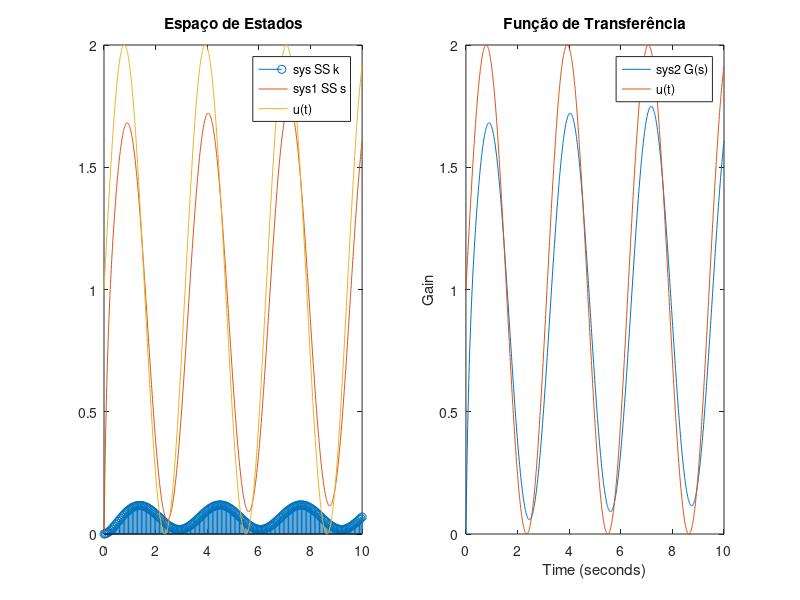

MATLAB code to generate this figure: (Note: this script raises an error after producing the figure.)
% parte 2, trab cdsd
close all
clc
clear

w = 0.9982;
Tau_alpha = 8.1053;
Tsampling = Tau_alpha/10;
z = 4.8715;
sin_freq = 2;

dK = 0.05;
ksimtime = 10;
k = 0:dK:ksimtime;

dT = 0.01;
tsimtime = 10;
t = 0:dT:tsimtime;

s=tf('s');
num = [w^2*Tau_alpha w^2];
den = [1, 2*z*w, w^2];

uk_impulse = [ones(2,1) zeros(2, length(k)-1)];
stepAmplitude = 1;
uk_step = stepAmplitude .* ones(2,length(k));
uk_ramp = repmat(linspace(0,stepAmplitude*10,length(k)), 2, 1);
uk_sin = repmat(stepAmplitude + stepAmplitude * sin(k*sin_freq),2,1);

ut_impulse = [ones(1,1) zeros(1, length(t)-1)];
ut_step = stepAmplitude .* ones(1,length(t));
ut_ramp = linspace(0,stepAmplitude*10,length(t));
ut_sin = stepAmplitude + stepAmplitude * sin(t*sin_freq);

us_impulse = 1;
us_step=1/s;
us_ramp=1/s^2;
us_sin=stepAmplitude*sin_freq/(s^2+sin_freq^2);%sinusoidal

a1=2*z*w; a2=w^2; b1=w^2*Tau_alpha; b2=w^2;

% SS k
Ak = [0 1; (-1-Tsampling*a1-Tsampling^2*a2) (2-Tsampling*a1)];
[P,D]=eig(Ak);
Ak=P*D*P^(-1);
Bk = [0 0; (Tsampling^2*b2-Tsampling*b1) (Tsampling*b1)];
Ck = [1 0; 0 0];
Dk = zeros(2);
sysSSk = ss(Ak,Bk,Ck,Dk);
[ySSk, kSSk] = lsim(sysSSk, uk_sin, k);
subplot(1,2,1)
stem(kSSk,ySSk(:,1),'LineWidth',0.1)
hold on;

% SS s
[As, Bs, Cs, Ds] = tf2ss(num, den);
sysSSs = ss(As,stepAmplitude.*Bs,Cs,Ds);
[ySSs, kSSs] = lsim(sysSSs, ut_sin, t);
%subplot(1,2,2);
plot(kSSs,ySSs)
plot(t,ut_sin)
legend("sys SS k","sys1 SS s","u(t)")
title("Espaço de Estados")

% G(s)
sysGs = tf(num,den);
[y1, t1] = lsim(sysGs, ut_sin, t);
subplot(1,2,2)
plot(t1,y1,t1,ut_sin)
title("Função de Transferência")

ylabel("Gain")
xlabel("Time (seconds)")

legend("sys2 G(s)", "u(t)");

sgtitle('Resposta ao Degrau')

